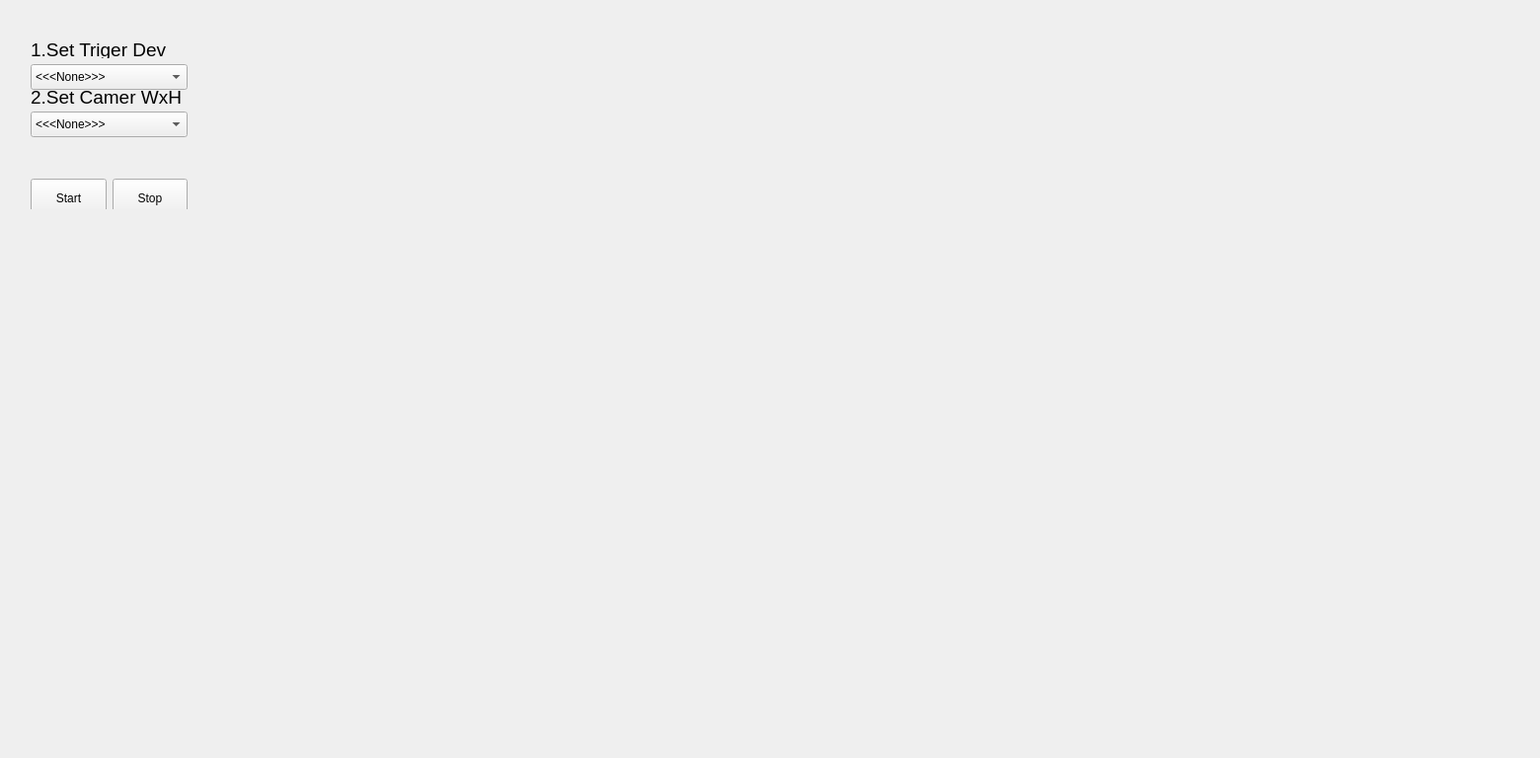
<?xml version="1.0" encoding="UTF-8"?>
<ui version="4.0">
 <class>CSyncCam</class>
 <widget class="QWidget" name="CSyncCam">
  <property name="geometry">
   <rect>
    <x>0</x>
    <y>0</y>
    <width>1560</width>
    <height>768</height>
   </rect>
  </property>
  <property name="minimumSize">
   <size>
    <width>1560</width>
    <height>720</height>
   </size>
  </property>
  <property name="windowTitle">
   <string>sync_cam</string>
  </property>
  <widget class="QWidget" name="verticalLayoutWidget">
   <property name="geometry">
    <rect>
     <x>20</x>
     <y>30</y>
     <width>181</width>
     <height>111</height>
    </rect>
   </property>
   <layout class="QVBoxLayout" name="verticalLayout">
    <item>
     <widget class="QLabel" name="label">
      <property name="minimumSize">
       <size>
        <width>30</width>
        <height>18</height>
       </size>
      </property>
      <property name="font">
       <font>
        <pointsize>14</pointsize>
       </font>
      </property>
      <property name="text">
       <string>1.Set Triger Dev</string>
      </property>
     </widget>
    </item>
    <item>
     <widget class="QComboBox" name="ui_Bbox">
      <property name="minimumSize">
       <size>
        <width>0</width>
        <height>26</height>
       </size>
      </property>
      <property name="font">
       <font>
        <weight>50</weight>
        <bold>false</bold>
       </font>
      </property>
      <property name="editable">
       <bool>false</bool>
      </property>
      <property name="currentIndex">
       <number>0</number>
      </property>
      <item>
       <property name="text">
        <string>&lt;&lt;&lt;None&gt;&gt;&gt;</string>
       </property>
      </item>
      <item>
       <property name="text">
        <string>ttyTHS4</string>
       </property>
      </item>
      <item>
       <property name="text">
        <string>ttyTHS1</string>
       </property>
      </item>
      <item>
       <property name="text">
        <string>ttyTHS0</string>
       </property>
      </item>
     </widget>
    </item>
    <item>
     <widget class="QLabel" name="label_3">
      <property name="minimumSize">
       <size>
        <width>30</width>
        <height>18</height>
       </size>
      </property>
      <property name="font">
       <font>
        <pointsize>14</pointsize>
       </font>
      </property>
      <property name="text">
       <string>2.Set Camer WxH</string>
      </property>
     </widget>
    </item>
    <item>
     <widget class="QComboBox" name="ui_CamBox">
      <property name="minimumSize">
       <size>
        <width>144</width>
        <height>26</height>
       </size>
      </property>
      <item>
       <property name="text">
        <string>&lt;&lt;&lt;None&gt;&gt;&gt;</string>
       </property>
      </item>
      <item>
       <property name="text">
        <string>1280x720</string>
       </property>
      </item>
      <item>
       <property name="text">
        <string>1920x1080</string>
       </property>
      </item>
     </widget>
    </item>
   </layout>
  </widget>
  <widget class="QWidget" name="horizontalLayoutWidget_2">
   <property name="geometry">
    <rect>
     <x>20</x>
     <y>170</y>
     <width>181</width>
     <height>42</height>
    </rect>
   </property>
   <layout class="QHBoxLayout" name="horizontalLayout_2">
    <item>
     <widget class="QPushButton" name="ui_Start">
      <property name="minimumSize">
       <size>
        <width>0</width>
        <height>40</height>
       </size>
      </property>
      <property name="text">
       <string>Start</string>
      </property>
     </widget>
    </item>
    <item>
     <widget class="QPushButton" name="ui_Stop">
      <property name="minimumSize">
       <size>
        <width>0</width>
        <height>40</height>
       </size>
      </property>
      <property name="text">
       <string>Stop</string>
      </property>
     </widget>
    </item>
   </layout>
  </widget>
 </widget>
 <layoutdefault spacing="6" margin="11"/>
 <resources/>
 <connections/>
</ui>
